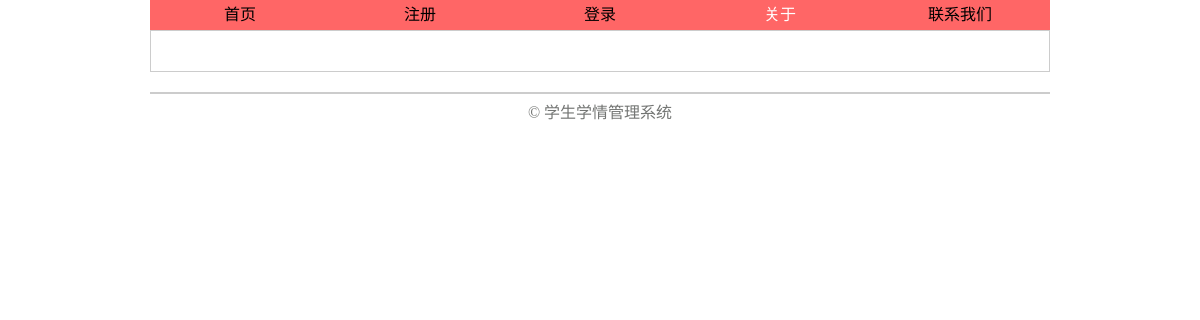
Before: /index.php/welcome/about with the older database file.
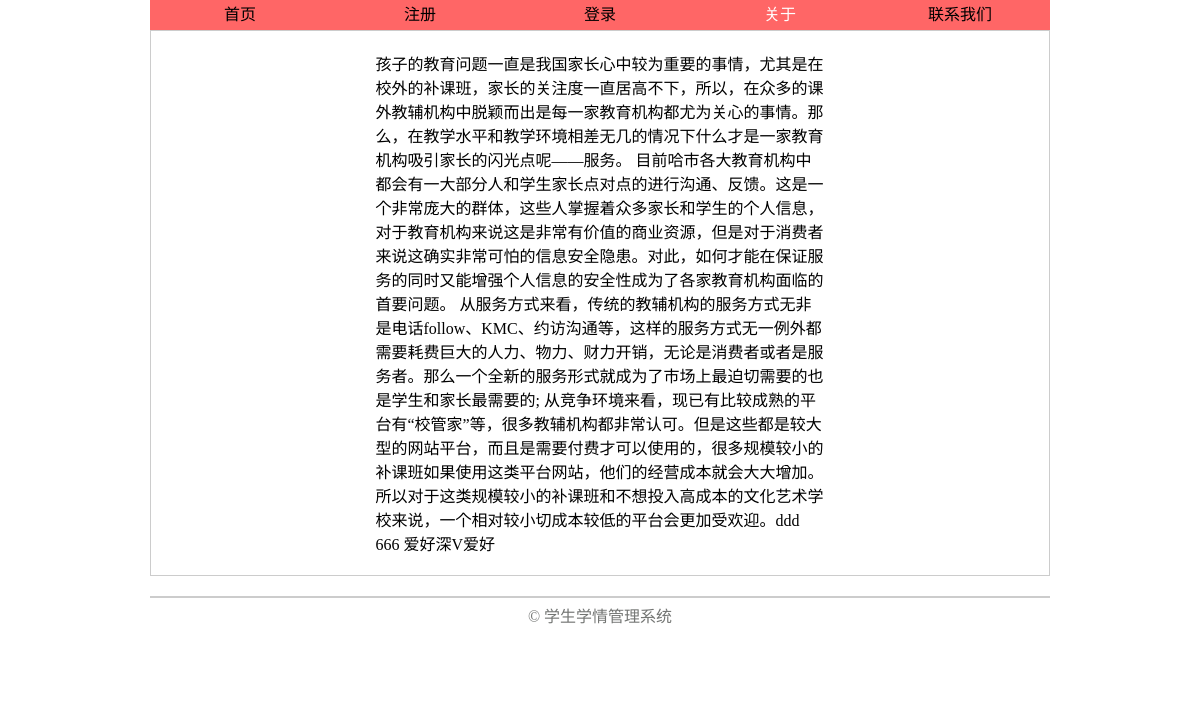
After: the same page with the newer database file.
### tables this page shows
CREATE TABLE `school_info` (
  `id` int(11) NOT NULL AUTO_INCREMENT,
  `intro` varchar(1000) DEFAULT NULL,
  `about` varchar(1000) DEFAULT NULL,
  PRIMARY KEY (`id`)
);

### application/controllers/Welcome.php (called while the page is built, shortened)
<?php
class Welcome extends CI_Controller {
    public function __construct()
    {
        $this->load->model('Announce_model');
        $this->load->model('User_model');
        $this->load->model('Feedback_model');
        $this->load->model('Course_model');
    }
    public function about()
    {
        $school_info = $this->Announce_model->get_school_info();
        $this->load->view('about',array(
            'school_info' => $school_info,
        ));
    }
}

### index.php (called while the page is built, shortened)
<?php
require_once BASEPATH.'core/CodeIgniter.php';

### application/models/Announce_model.php (called while the page is built, shortened)
<?php
class Announce_model extends CI_Model
{
    public function  get_school_info(){
        $query = $this->db->get('school_info');
        return $query->row();
    }
}

### application/views/about.php (the view, shortened to what this page needs)
<?php $user = $this->session->userdata('user')?>
<!DOCTYPE html>
<html lang="en">
<head>
    <link rel="stylesheet" href="css/commen.css">
    <link rel="stylesheet" href="css/about.css">
</head>
<body>
<div class="wrapper">
    <div class="header">
        <li class="main-memu"><span id="index">首页</span></li>
        <?php if(!isset($user)){?>
            <li class="main-memu"><span id="reg">注册</span></li>
            <li class="main-memu"><span id="login">登录</span></li>
        <?php }?>
        <li class="main-memu now"><span id="about">关于</span></li>
        <li class="main-memu"><span id="contact">联系我们</span></li>
    </div>
    <div class="about">
        <div class="container">
            <?php echo $school_info->about;?>
        </div>
    </div>
    <?php include 'footer.php'?>
</div>
</body>
</html>

Changed rows visible on the page:
added school_info: about "孩子的教育问题一直是我国家长心中较为重要的事情，尤其是在校外的补课班，家长的关注度一直居高不下，所以，在众多的课外教辅机构中脱颖而出是每一家教育机构都尤为关心的事情。那么，在教学水平和教学环境相差无几的情况下什么才是一家教育机构吸引家长的闪光点呢——服务。 目前哈市各大教育机构中都会有一大部分人和学生家长点对点的进行沟通、反馈。这是一个非常庞大的群体，这些人掌握着众多家长和学生的个人信息，对于教育机构来说这是非常有价值的商业资源，但是对于消费者来说这确实非常可怕的信息安全隐患。对此，如何才能在保证服务的同时又能增强个人信息的安全性成为了各家教育机构面临的首要问题。 从服务方式来看，传统的教辅机构的服务方式无非是电话follow、KMC、约访沟通等，这样的服务方式无一例外都需要耗费巨大的人力、物力、财力开销，无论是消费者或者是服务者。那么一个全新的服务形式就成为了市场上最迫切需要的也是学生和家长最需要的; 从竞争环境来看，现已有比较成熟的平台有“校管家”等，很多教辅机构都非常认可。但是这些都是较大型的网站平台，而且是需要付费才可以使用的，很多规模较小的补课班如果使用这类平台网站，他们的经营成本就会大大增加。所以对于这类规模较小的补课班和不想投入高成本的文化艺术学校来说，一个相对较小切成本较低的平台会更加受欢迎。ddd 666 爱好深V爱好"
